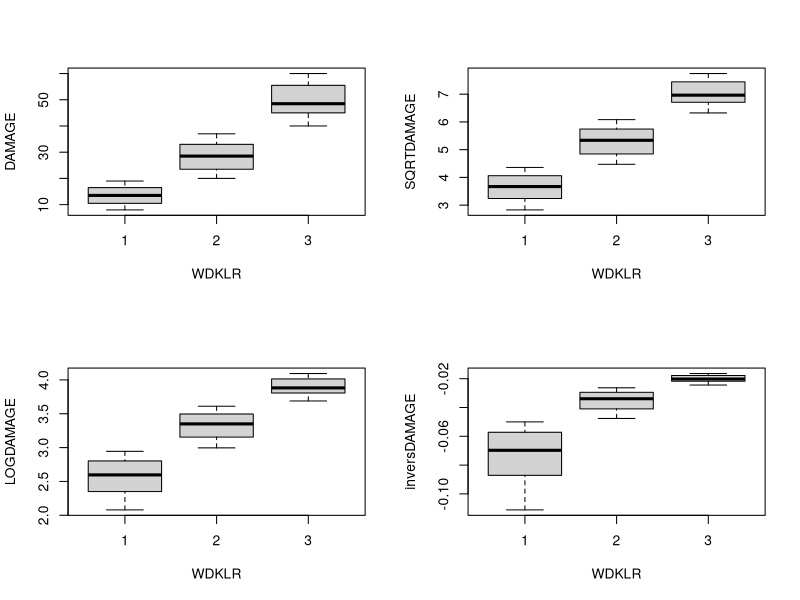

The R source for this figure: (Note: this script raises an error after producing the figure.)
fold <- "C:/Users/murem/OneDrive/Desktop/BME/Datasets"
setwd(fold)
getwd()
Soyabeans <- read.table("SoyaBeans.txt", header=T)
head(Soyabeans)
is.factor(Soyabeans$WDKLR)
Soyabeans$WDKLR <- as.factor(Soyabeans$WDKLR)
is.numeric(Soyabeans$DAMAGE)
summary(Soyabeans)
Soyabeans$SQRTDAMAGE <- sqrt(Soyabeans$DAMAGE)
head(Soyabeans)
Soyabeans$LOGDAMAGE <- log(Soyabeans$DAMAGE)
Soyabeans$inversDAMAGE <- (-1/ (1+Soyabeans$DAMAGE))
head(Soyabeans)
par(mfrow = c(2, 2))  
plot(DAMAGE ~ WDKLR, data=Soyabeans)
mod1 <- lm(DAMAGE ~ WDKLR, data=Soyabeans)
plot(SQRTDAMAGE ~ WDKLR, data=Soyabeans)
mod2 <- lm(SQRTDAMAGE ~ WDKLR, data=Soyabeans)
plot(LOGDAMAGE ~ WDKLR, data=Soyabeans)
plot(inversDAMAGE~ WDKLR, data=Soyabeans)
residualPlots(mod1)
